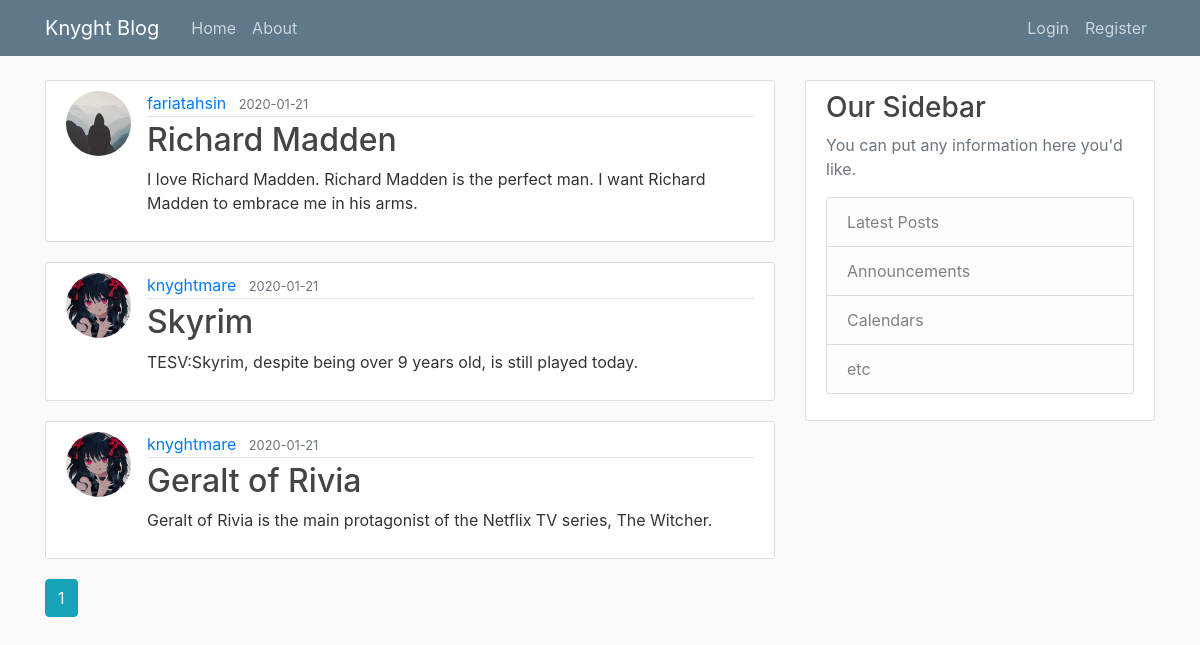
The app's page /home, older data.
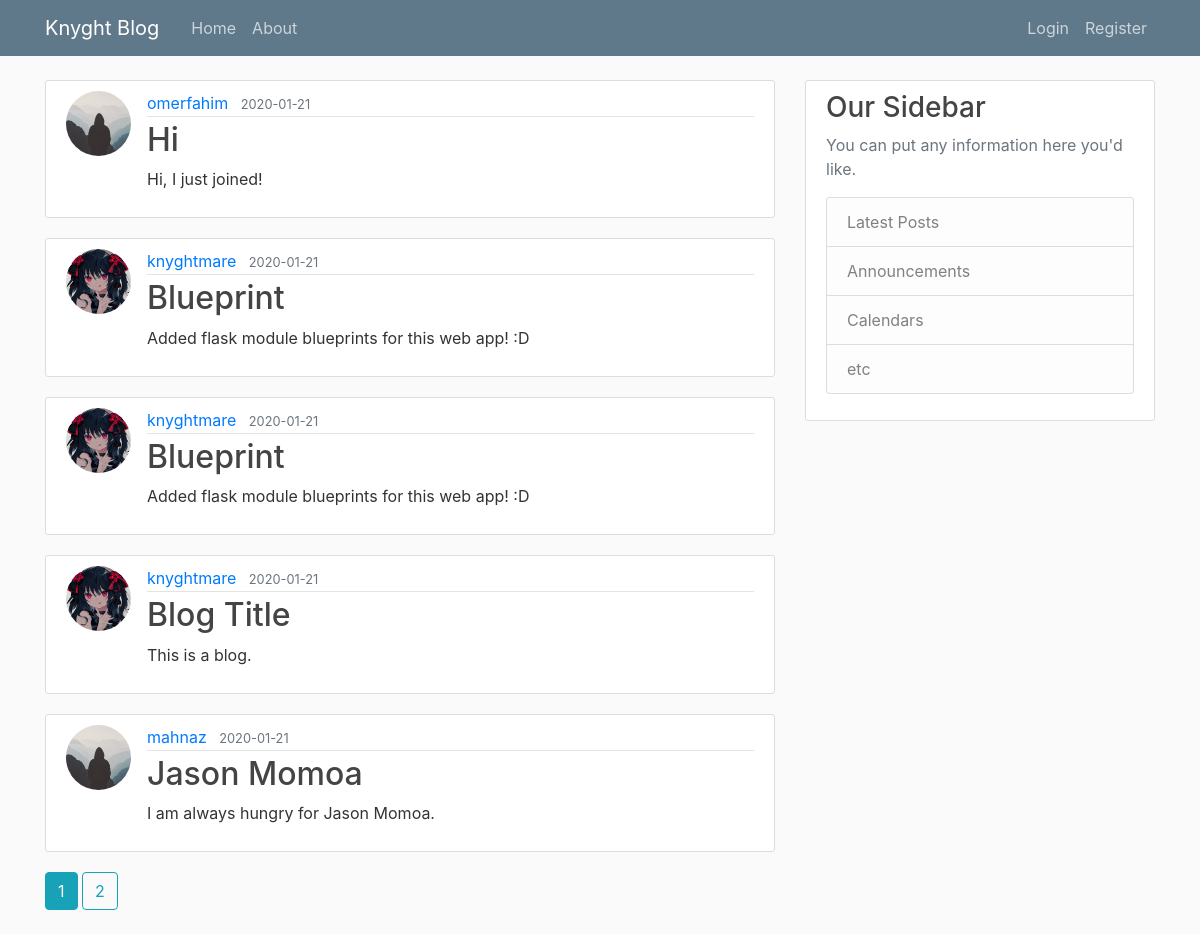
The same page, newer data.
### knyghtblog/models.py (models this page shows, shortened)
class Post(db.Model):
    id = db.Column(db.Integer, primary_key=True)
    title = db.Column(db.String(100), nullable=False)
    date_posted = db.Column(db.DateTime, nullable=False, default=datetime.utcnow)
    content = db.Column(db.Text, nullable=False)
    user_id = db.Column(db.Integer, db.ForeignKey('user.id'), nullable=False)

class User(db.Model, UserMixin):
    id = db.Column(db.Integer, primary_key=True)
    username = db.Column(db.String(20), unique=True, nullable=False)
    email = db.Column(db.String(120), unique=True, nullable=False)
    image_file = db.Column(db.String(20), nullable=False, default='default.jpg')
    password = db.Column(db.String(60), nullable=False)
    posts = db.relationship('Post', backref='author', lazy=True)

### knyghtblog/main/routes.py (the view)
@main.route("/")
@main.route("/home")
def home():
    page = request.args.get('page', 1, type=int)
    posts = Post.query.order_by(Post.date_posted.desc()).paginate(page=page, per_page=5)
    return render_template('home.html', posts=posts)

### knyghtblog/templates/home.html
{% extends "layout.html" %}
{% block content %}
    {% for post in posts.items %}
        <article class="media content-section">
          <img class="rounded-circle article-img" src="{{ url_for('static', filename='profile_pics/' + post.author.image_file) }}">
          <div class="media-body">
            <div class="article-metadata">
              <a class="mr-2" href="{{ url_for('users.user_posts', username=post.author.username) }}">{{ post.author.username }}</a>
              <small class="text-muted">{{ post.date_posted.strftime('%Y-%m-%d') }}</small>
            </div>
            <h2><a class="article-title" href="{{ url_for('posts.post', post_id=post.id) }}">{{ post.title }}</a></h2>
            <p class="article-content">{{ post.content }}</p>
          </div>
        </article>
    {% endfor %}
    {% for page_num in posts.iter_pages(left_edge=1, right_edge=1, left_current=1, right_current=2) %}
      {% if page_num %}
        {% if posts.page == page_num %}
          <a class="btn btn-info mb-4" href="{{ url_for('main.home', page=page_num) }}">{{ page_num }}</a>
        {% else %}
          <a class="btn btn-outline-info mb-4" href="{{ url_for('main.home', page=page_num) }}">{{ page_num }}</a>
        {% endif %}
      {% else %}
        ...
      {% endif %}
    {% endfor %}
{% endblock content %}

Row changes from the older to the newer data that the page shows:
no longer on this page (row unchanged): Post: image_file (placeholder picture), author.username "fariatahsin", date_posted "2020-01-21", title "Richard Madden", content "I love Richard Madden. Richard Madden is the perfect man. I want Richard Madden to embrace me in his arms."
no longer on this page (row unchanged): Post: image_file (picture), author.username "knyghtmare", date_posted "2020-01-21", title "Skyrim", content "TESV:Skyrim, despite being over 9 years old, is still played today."
no longer on this page (row unchanged): Post: image_file (picture), author.username "knyghtmare", date_posted "2020-01-21", title "Geralt of Rivia", content "Geralt of Rivia is the main protagonist of the Netflix TV series, The Witcher."
added Post: image_file (placeholder picture), author.username "omerfahim", date_posted "2020-01-21", title "Hi", content "Hi, I just joined!"
added Post: image_file (picture), author.username "knyghtmare", date_posted "2020-01-21", title "Blueprint", content "Added flask module blueprints for this web app! :D"
added Post: image_file (picture), author.username "knyghtmare", date_posted "2020-01-21", title "Blueprint", content "Added flask module blueprints for this web app! :D"
added Post: image_file (picture), author.username "knyghtmare", date_posted "2020-01-21", title "Blog Title", content "This is a blog."
added Post: image_file (placeholder picture), author.username "mahnaz", date_posted "2020-01-21", title "Jason Momoa", content "I am always hungry for Jason Momoa."
Text that changed along with them:
new list line: "2"
